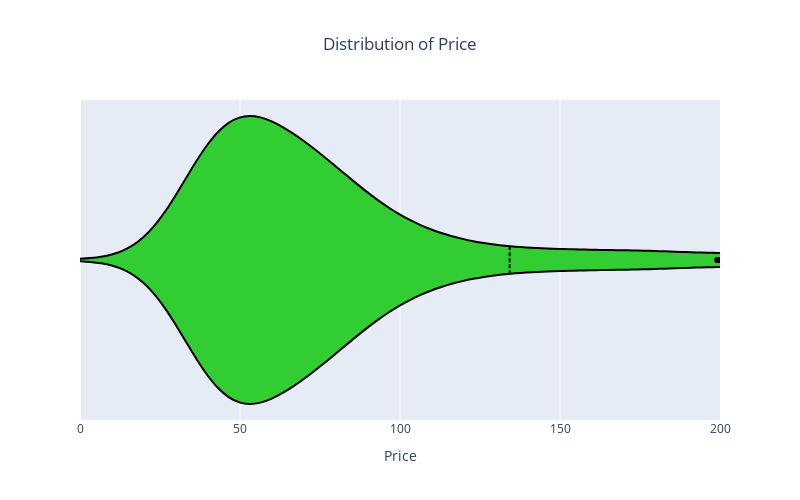

Notebook cell for this chart:
### Markdown cell above
In our pursuit to accurately predict future prices based on historical values of influential factors like supply and demand, we transformed the time-series data of all the features into a tabular format. This transformation process involved creating lagged versions of both the target variable and the relevant features. Each lagged version corresponds to a specific hour, with the price for that hour being used as the target variable. By incorporating these lagged variables, we aim to leverage the historical values of the features and the target itself to enhance our predictive capabilities.

### Code cell
import plotly.graph_objects as go

# Create a violin plot of price with increased size
fig = go.Figure(data=go.Violin(x=df['price'], box_visible=False, meanline_visible=True,
                              fillcolor='#32CD32', line_color='black', width=0.8))

# Update layout
fig.update_layout(
    title={
        'text': 'Distribution of Price',
        'x': 0.5,  # Center the title
        'xanchor': 'center'  # Center the title
    },
    xaxis=dict(title='Price', range=[0, 200]),
    yaxis=dict(title=None, showticklabels=False),
    showlegend=False,
    width=800,  # Set the width of the plot
    height=500  # Set the height of the plot
)

# Show the plot
fig.show()

### Figure 1 — Plotly figure (JSON) as saved in the notebook; plotly's stock layout.template omitted (floating-point values rounded to 4 significant figures; data arrays with more than 128 entries replaced by an {"elided": "..."} marker saying what was removed)
{"data": [{"box": {"visible": false}, "fillcolor": "#32CD32", "line": {"color": "black"}, "meanline": {"visible": true}, "type": "violin", "width": 0.8, "x": {"elided": "21143 float values"}}], "layout": {"height": 500, "showlegend": false, "title": {"text": "Distribution of Price", "x": 0.5, "xanchor": "center"}, "width": 800, "xaxis": {"range": [0, 200], "title": {"text": "Price"}}, "yaxis": {"showticklabels": false, "title": {}}}}
